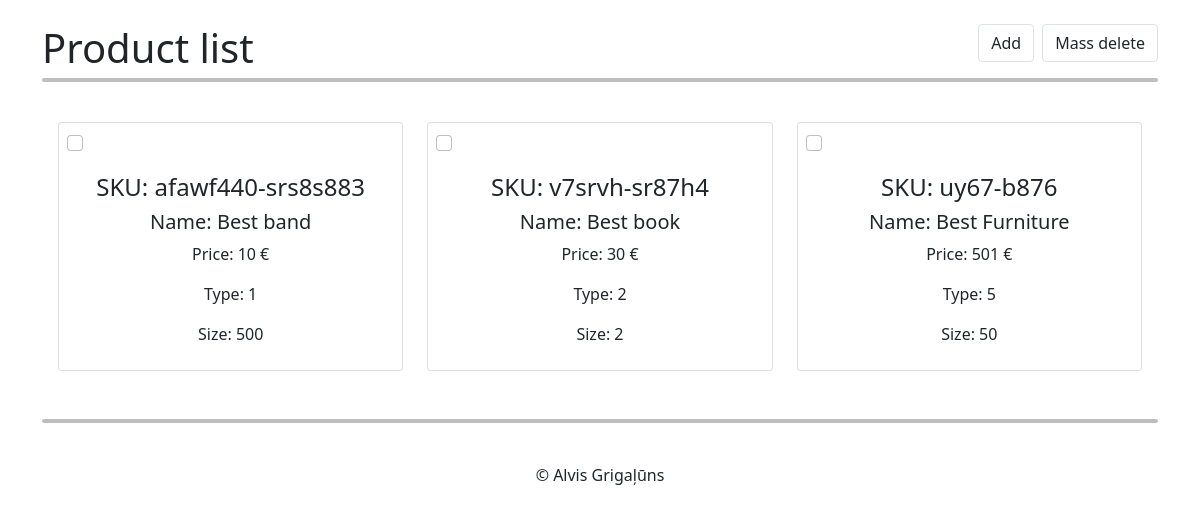
Before: / with the older database file.
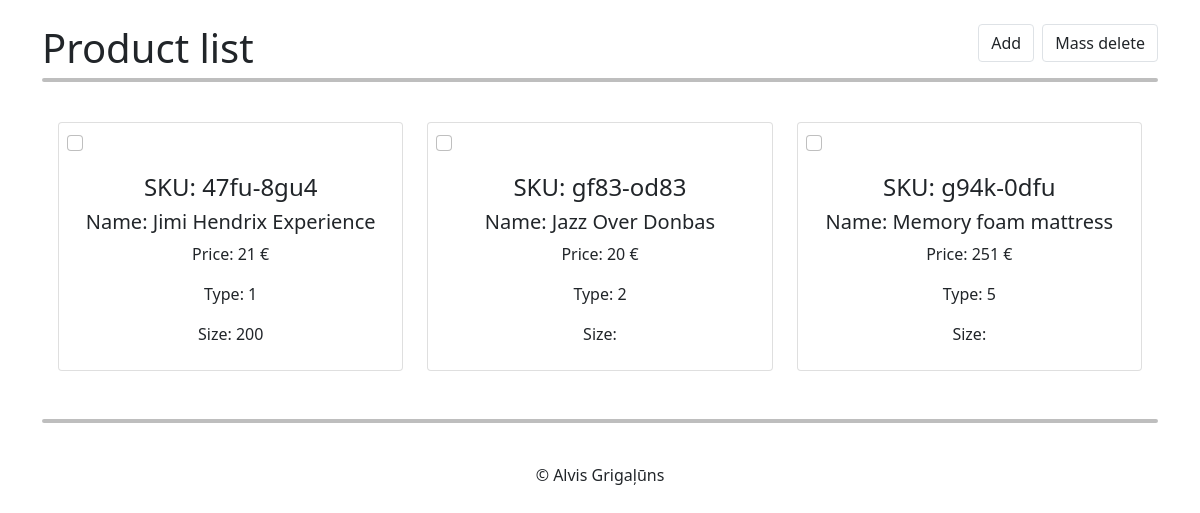
After: the same page with the newer database file.
### tables this page shows
CREATE TABLE `product` (
  `id` int NOT NULL,
  `sku` tinytext NOT NULL,
  `name` varchar(255) NOT NULL,
  `price` decimal(10,0) NOT NULL,
  `size` int DEFAULT NULL,
  `weight` int DEFAULT NULL,
  `length` varchar(255) DEFAULT NULL,
  `type_id` int NOT NULL
);

### entity/ProductRepository.php (called while the page is built, shortened)
<?php
class ProductRepository
{
    public function getConnection()
    {
        $connection = new mysqli('mysql', 'root', 'password', 'scandiweb');
        return $connection;
    }
    public function getProducts()
    {
        $query = "SELECT * FROM product";
        $result = $this->getConnection()->query($query);
        $products = [];
        while ($row = $result->fetch_array()) {
            $products[] = new Product(
                $row['id'],
                $row['sku'],
                $row['name'],
                $row['price'],
                $row['type_id'],
                $row['size']
            );
        }
        return $products;
    }
}

### entity/Product.php (called while the page is built, shortened)
<?php
class Product
{
    private $id;
    private $sku;
    private $name;
    private $price;
    private $type;
    private $size;
    public function __construct($id, $sku, $name, $price, $type, $size)
    {
        $this->id = $id;
        $this->sku = $sku;
        $this->name = $name;
        $this->price = $price;
        $this->type = $type;
        $this->size = $size;
    }
    public function getId()
    {
        return $this->id;
    }
    public function getSku()
    {
        return $this->sku;
    }
    public function getName()
    {
        return $this->name;
    }
    public function getPrice()
    {
        return $this->price;
    }
    public function getType()
    {
        return $this->type;
    }
    public function getSize()
    {
        return $this->size;
    }
}

### index.php (the view, shortened to what this page needs)
<?php
require_once('entity/Product.php');
include 'includes/header.php';
$productData = new ProductRepository();
$products = $productData->getProducts();
?>
    <div class="container overflow-hidden">
        <div class="top mt-4">
            <h1 class="position-absolute">Product list</h1>
            <div class="d-flex justify-content-end position-relative">
                <a href="add.php" class="btn btn-white border mx-2">Add</a>
                <a href="" class="btn btn-white border" id="delete-product-btn">Mass delete</a>
            </div>
        </div>
        <hr>
        <div class="row p-3">
            <?php
            foreach ($products as $product) { ?>
                <div class="col-4">
                    <div class="card col-12 p-2 mt-2 mb-3">
                        <div class="form-check">
                            <input class="form-check-input delete-checkbox" type="checkbox" value="<?= $product->getId() ?>">
                        </div>
                        <div class="card-body text-center">
                            <h4 class="card-title">SKU: <?= $product->getSku() ?> </h4>
                            <h5 class="card-title">Name: <?= $product->getName() ?> </h5>
                            <p class="card-text">Price: <?= $product->getPrice() ?> &euro;</p>
                            <p class="card-text">Type: <?= $product->getType() ?> </p>
                            <p class="card-text">Size: <?= $product->getSize() ?> </p>
                        </div>
                    </div>
                </div>
            <?php  } ?>
        </div>
        <hr>
    </div>
<?php include 'includes/footer.php'; ?>

### includes/header.php (shortened to what this page needs)
<!DOCTYPE html>
<html>
<head>
    <link href="https://cdn.jsdelivr.net/npm/bootstrap@5.0.2/dist/css/bootstrap.min.css" rel="stylesheet">
    <link rel="stylesheet" href="../styles/styles.css">
</head>
<body>

### includes/footer.php (shortened to what this page needs)
    <footer class="text-center p-4">
        &copy; Alvis Grigaļūns
    </footer>
</body>
</html>

### styles/styles.css (style rules this page uses)
body .container hr { border: 2px solid #000000; border-radius: 20px 20px; }

Changed rows visible on the page:
removed product: sku "afawf440-srs8s883", name "Best band", price "10", type "1", size "500"
removed product: sku "v7srvh-sr87h4", name "Best book", price "30", type "2", size "2"
removed product: sku "uy67-b876", name "Best Furniture", price "501", type "5", size "50"
added product: sku "47fu-8gu4", name "Jimi Hendrix Experience", price "21", type "1", size "200"
added product: sku "gf83-od83", name "Jazz Over Donbas", price "20", type "2"
added product: sku "g94k-0dfu", name "Memory foam mattress", price "251", type "5"
